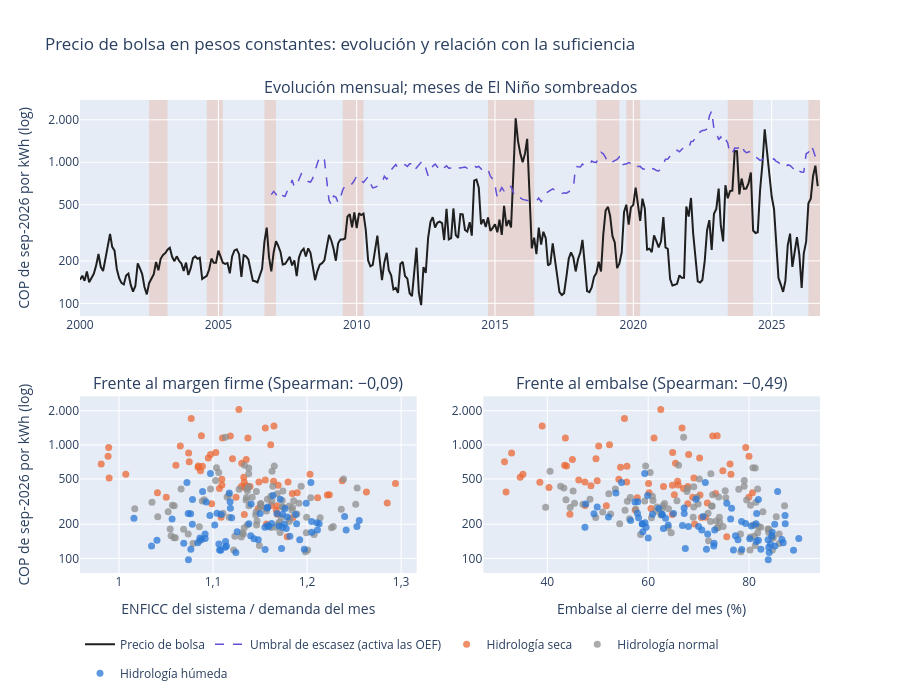

Source (notebook cell):
### Markdown cell above
**Lectura.** De los 322 meses con precio, 321 tienen IPC: el de octubre de 2026 todavía no estaba publicado, y la unión lo deja por fuera sin duplicar ni perder nada más. En pesos de septiembre de 2026, el precio medio de los meses secos (528 COP/kWh) duplica el de los normales (264) y es 2,6 veces el de los húmedos (207). Con el ONI pasa algo parecido: 485 en El Niño frente a 226 en La Niña. El precio superó el umbral de escasez, el que activa las OEF, en 10 meses: 8 secos y 2 normales, y 8 de ellos en El Niño. Es asociación, no causalidad: la hidrología mueve a la vez los aportes, el embalse y el precio.

Los profesores recomendaron analizar el precio con gráficos de su evolución y de su relación con indicadores de suficiencia. La figura lo hace con dos: el margen de energía firme, que es la ENFICC del sistema sobre la demanda del mes, y el embalse al cierre del mes.

### Code cell
# Dos indicadores de suficiencia de cada mes: el margen de energía firme (ENFICC sobre demanda, por día) y el embalse
indicadores = sistema[sistema["enficc_sistema_gwh"].notna()]
indicadores = pd.DataFrame({
    "mes": indicadores["mes"],
    "margen": (indicadores["enficc_sistema_gwh"] / indicadores["dias_enficc"])
              / (indicadores["demanda_sin_gwh"] / indicadores["dias_con_datos"]),
    "embalse_pct": 100 * indicadores["volumen_util_fin_mes_gwh"] / indicadores["capacidad_util_fin_mes_gwh"]})
relacion = precios.merge(indicadores, on="mes", how="inner", validate="one_to_one")
rho = relacion[["precio_real", "margen", "embalse_pct"]].corr(method="spearman")["precio_real"]
print(f"Meses con precio y ENFICC: {len(relacion)}, de {relacion['mes'].min():%Y-%m} a {relacion['mes'].max():%Y-%m}")

fig = make_subplots(rows=2, cols=2, specs=[[{"colspan": 2}, None], [{}, {}]], row_heights=[0.55, 0.45],
                    vertical_spacing=0.17, horizontal_spacing=0.09,
                    subplot_titles=("Evolución mensual; meses de El Niño sombreados",
                                    f"Frente al margen firme (Spearman: {es(rho['margen'], 2)})".replace("-", "−"),
                                    f"Frente al embalse (Spearman: {es(rho['embalse_pct'], 2)})".replace("-", "−")))
fig.add_trace(go.Scatter(x=precios["mes"], y=precios["precio_real"], name="Precio de bolsa",
                         line=dict(color="#1f1f1f", width=2)), row=1, col=1)
fig.add_trace(go.Scatter(x=precios["mes"], y=precios["umbral_escasez_real"], name="Umbral de escasez (activa las OEF)",
                         line=dict(color="#6250d6", width=1.5, dash="dash")), row=1, col=1)
tramo = (precios["fase"] != precios["fase"].shift()).cumsum()   # un número por cada racha de meses con la misma fase
for _, nino in precios[precios["fase"] == "El Niño"].groupby(tramo):
    fig.add_vrect(x0=nino["mes"].min(), x1=nino["mes"].max() + pd.offsets.MonthBegin(1), fillcolor="#eb6834", opacity=0.18,
                  line_width=0, layer="below", row=1, col=1)
for condicion, tono in {"Seca": "#eb6834", "Normal": "#8f8f8f", "Húmeda": "#2a78d6"}.items():
    puntos = relacion[relacion["condicion"] == condicion]
    for columna, variable in [(1, "margen"), (2, "embalse_pct")]:
        fig.add_trace(go.Scatter(x=puntos[variable], y=puntos["precio_real"], mode="markers", name=f"Hidrología {condicion.lower()}",
                                 legendgroup=condicion, showlegend=columna == 1, text=puntos["mes"].dt.strftime("%Y-%m"),
                                 marker=dict(color=tono, size=7, opacity=0.75)), row=2, col=columna)
fig.update_yaxes(type="log", tickvals=[100, 200, 500, 1000, 2000], tickformat=",.0f", title_text="COP de sep-2026 por kWh (log)")
fig.update_yaxes(title_text=None, row=2, col=2)
fig.update_xaxes(title_text="ENFICC del sistema / demanda del mes", row=2, col=1)
fig.update_xaxes(title_text="Embalse al cierre del mes (%)", row=2, col=2)
fig.update_layout(title="Precio de bolsa en pesos constantes: evolución y relación con la suficiencia",
                  height=700, separators=",.", legend=dict(orientation="h", yanchor="top", y=-0.12, x=0, title=None))
fig.show()

### Figure 1 — Plotly figure (JSON) as saved in the notebook; plotly's stock layout.template omitted (floating-point values rounded to 4 significant figures; data arrays with more than 128 entries replaced by an {"elided": "..."} marker saying what was removed)
{"data": [{"line": {"color": "#1f1f1f", "width": 2}, "name": "Precio de bolsa", "type": "scatter", "x": {"elided": "321 str values"}, "xaxis": "x", "y": {"elided": "321 float values"}, "yaxis": "y"}, {"line": {"color": "#6250d6", "dash": "dash", "width": 1.5}, "name": "Umbral de escasez (activa las OEF)", "type": "scatter", "x": {"elided": "321 str values"}, "xaxis": "x", "y": {"elided": "321 float values"}, "yaxis": "y"}, {"legendgroup": "Seca", "marker": {"color": "#eb6834", "opacity": 0.75, "size": 7}, "mode": "markers", "name": "Hidrología seca", "showlegend": true, "text": ["2007-02", "2007-07", "2009-05", "2009-09", "2009-10", "2009-11", "2009-12", "2010-01", "2010-02", "2010-03", "2012-09", "2012-11", "2012-12", "2013-01", "2013-04", "2013-06", "2013-07", "2013-10", "2014-04", "2014-05", "2015-01", "2015-05", "2015-09", "2015-10", "2015-11", "2015-12", "2016-01", "2016-02", "2016-03", "2016-05", "2016-06", "2017-08", "2017-10", "2018-12", "2019-01", "2019-02", "2019-08", "2019-09", "2019-11", "2019-12", "2020-01", "2020-02", "2020-03", "2020-04", "2020-05", "2020-06", "2020-08", "2020-10", "2023-05", "2023-09", "2023-10", "2023-11", "2023-12", "2024-01", "2024-02", "2024-03", "2024-04", "2024-08", "2024-09", "2024-10", "2024-12", "2026-05", "2026-06", "2026-07", "2026-08", "2026-09"], "type": "scatter", "x": [1.148, 1.157, 1.167, 1.107, 1.13, 1.124, 1.169, 1.211, 1.136, 1.134, 1.041, 1.05, 1.184, 1.19, 1.133, 1.168, 1.149, 1.139, 1.135, 1.121, 1.224, 1.156, 1.103, 1.127, 1.156, 1.137, 1.161, 1.11, 1.165, 1.168, 1.162, 1.179, 1.185, 1.285, 1.294, 1.237, 1.109, 1.109, 1.221, 1.164, 1.109, 1.06, 1.133, 1.263, 1.203, 1.18, 1.133, 1.099, 1.131, 1.088, 1.118, 1.087, 1.095, 1.089, 1.084, 1.075, 1.074, 1.084, 1.065, 1.077, 1.097, 0.9895, 1.007, 0.9884, 0.989, 0.981], "xaxis": "x2", "y": [275.5, 201.2, 266.3, 412.2, 429.5, 345.2, 441.1, 341.9, 435.7, 422.1, 378.7, 344.8, 372.0, 379.4, 468.4, 290.2, 470.5, 429.1, 741.6, 754.3, 363.9, 490.3, 855.1, 2048.0, 1411.0, 1152.0, 1000.0, 1151.0, 1466.0, 245.3, 292.2, 154.7, 229.5, 308.1, 456.8, 482.9, 230.1, 444.0, 362.1, 478.5, 499.0, 660.5, 517.9, 384.1, 551.6, 470.2, 243.8, 303.4, 687.7, 1201.0, 1198.0, 592.5, 767.1, 647.2, 651.7, 708.7, 846.9, 635.9, 976.7, 1712.0, 823.5, 511.6, 551.3, 795.8, 947.0, 677.0], "yaxis": "y2"}, {"legendgroup": "Seca", "marker": {"color": "#eb6834", "opacity": 0.75, "size": 7}, "mode": "markers", "name": "Hidrología seca", "showlegend": false, "text": ["2007-02", "2007-07", "2009-05", "2009-09", "2009-10", "2009-11", "2009-12", "2010-01", "2010-02", "2010-03", "2012-09", "2012-11", "2012-12", "2013-01", "2013-04", "2013-06", "2013-07", "2013-10", "2014-04", "2014-05", "2015-01", "2015-05", "2015-09", "2015-10", "2015-11", "2015-12", "2016-01", "2016-02", "2016-03", "2016-05", "2016-06", "2017-08", "2017-10", "2018-12", "2019-01", "2019-02", "2019-08", "2019-09", "2019-11", "2019-12", "2020-01", "2020-02", "2020-03", "2020-04", "2020-05", "2020-06", "2020-08", "2020-10", "2023-05", "2023-09", "2023-10", "2023-11", "2023-12", "2024-01", "2024-02", "2024-03", "2024-04", "2024-08", "2024-09", "2024-10", "2024-12", "2026-05", "2026-06", "2026-07", "2026-08", "2026-09"], "type": "scatter", "x": [60.55, 69.2, 57.42, 67.01, 67.87, 68.83, 64.82, 57.84, 48.65, 40.33, 80.68, 79.97, 73.38, 60.18, 38.52, 51.7, 55.73, 63.05, 44.97, 49.65, 65.19, 46.24, 64.85, 62.5, 66.72, 61.17, 52.33, 43.58, 38.98, 44.48, 47.49, 75.58, 70.56, 71.73, 60.08, 49.88, 71.4, 65.96, 70.28, 65.83, 54.18, 43.43, 34.62, 31.81, 35.16, 47.46, 64.78, 67.85, 65.43, 73.68, 72.79, 74.81, 70.2, 55.79, 43.8, 31.51, 32.91, 54.52, 50.19, 55.29, 68.02, 69.07, 76.42, 79.99, 79.36, 76.24], "xaxis": "x3", "y": [275.5, 201.2, 266.3, 412.2, 429.5, 345.2, 441.1, 341.9, 435.7, 422.1, 378.7, 344.8, 372.0, 379.4, 468.4, 290.2, 470.5, 429.1, 741.6, 754.3, 363.9, 490.3, 855.1, 2048.0, 1411.0, 1152.0, 1000.0, 1151.0, 1466.0, 245.3, 292.2, 154.7, 229.5, 308.1, 456.8, 482.9, 230.1, 444.0, 362.1, 478.5, 499.0, 660.5, 517.9, 384.1, 551.6, 470.2, 243.8, 303.4, 687.7, 1201.0, 1198.0, 592.5, 767.1, 647.2, 651.7, 708.7, 846.9, 635.9, 976.7, 1712.0, 823.5, 511.6, 551.3, 795.8, 947.0, 677.0], "yaxis": "y3"}, {"legendgroup": "Normal", "marker": {"color": "#8f8f8f", "opacity": 0.75, "size": 7}, "mode": "markers", "name": "Hidrología normal", "showlegend": true, "text": ["2006-12", "2007-01", "2007-03", "2007-08", "2007-09", "2007-11", "2008-04", "2008-05", "2008-09", "2009-06", "2009-07", "2009-08", "2010-04", "2010-05", "2010-06", "2010-08", "2010-10", "2011-07", "2011-08", "2011-09", "2012-06", "2012-07", "2012-08", "2012-10", "2013-02", "2013-03", "2013-08", "2013-09", "2013-11", "2014-01", "2014-06", "2014-07", "2014-08", "2014-09", "2014-10", "2014-11", "2014-12", "2015-02", "2015-03", "2015-04", "2015-06", "2015-07", "2015-08", "2016-04", "2016-07", "2016-08", "2016-09", "2016-10", "2016-11", "2016-12", "2017-02", "2017-04", "2017-06", "2017-07", "2017-09", "2017-11", "2017-12", "2018-02", "2018-03", "2018-07", "2018-08", "2018-09", "2018-10", "2018-11", "2019-03", "2019-04", "2019-05", "2019-07", "2019-10", "2020-07", "2020-09", "2020-12", "2021-01", "2021-02", "2021-07", "2021-09", "2021-10", "2021-11", "2021-12", "2022-01", "2022-05", "2022-12", "2023-02", "2023-06", "2023-07", "2023-08", "2024-05", "2024-07", "2024-11", "2025-01", "2025-08", "2025-09", "2025-10", "2025-11", "2025-12", "2026-04"], "type": "scatter", "x": [1.171, 1.199, 1.146, 1.147, 1.133, 1.123, 1.189, 1.214, 1.167, 1.174, 1.15, 1.151, 1.164, 1.158, 1.17, 1.162, 1.15, 1.122, 1.085, 1.136, 1.069, 1.074, 1.059, 1.066, 1.168, 1.185, 1.151, 1.138, 1.138, 1.174, 1.133, 1.117, 1.137, 1.115, 1.128, 1.135, 1.204, 1.162, 1.174, 1.191, 1.161, 1.146, 1.142, 1.163, 1.181, 1.136, 1.157, 1.186, 1.181, 1.226, 1.184, 1.207, 1.198, 1.201, 1.17, 1.181, 1.199, 1.173, 1.175, 1.149, 1.13, 1.132, 1.146, 1.131, 1.253, 1.252, 1.236, 1.228, 1.239, 1.145, 1.117, 1.111, 1.156, 1.097, 1.079, 1.055, 1.06, 1.058, 1.103, 1.136, 1.086, 1.194, 1.165, 1.138, 1.138, 1.104, 1.091, 1.089, 1.113, 1.106, 1.052, 1.035, 1.054, 1.041, 1.057, 1.017], "xaxis": "x2", "y": [168.6, 230.5, 256.4, 213.9, 185.7, 156.3, 245.5, 228.1, 188.2, 283.4, 283.3, 288.1, 432.5, 332.1, 201.6, 187.2, 301.8, 118.5, 190.0, 197.0, 181.0, 164.1, 290.5, 408.3, 371.0, 281.0, 304.9, 291.2, 426.9, 323.2, 660.6, 363.8, 393.5, 348.1, 405.8, 326.0, 341.7, 318.8, 391.8, 305.9, 352.2, 388.8, 344.8, 584.2, 223.6, 343.8, 261.2, 321.5, 289.4, 185.8, 266.0, 162.0, 114.6, 118.2, 207.7, 211.3, 168.4, 229.5, 281.5, 129.7, 154.1, 164.2, 197.0, 168.1, 416.5, 299.2, 270.5, 191.3, 500.1, 240.6, 230.8, 249.1, 275.5, 408.1, 135.3, 158.0, 151.8, 151.6, 485.5, 412.1, 143.1, 431.9, 650.3, 556.2, 624.7, 630.0, 328.4, 319.5, 1168.0, 572.1, 257.4, 312.2, 181.3, 232.2, 294.4, 273.8], "yaxis": "y2"}, {"legendgroup": "Normal", "marker": {"color": "#8f8f8f", "opacity": 0.75, "size": 7}, "mode": "markers", "name": "Hidrología normal", "showlegend": false, "text": ["2006-12", "2007-01", "2007-03", "2007-08", "2007-09", "2007-11", "2008-04", "2008-05", "2008-09", "2009-06", "2009-07", "2009-08", "2010-04", "2010-05", "2010-06", "2010-08", "2010-10", "2011-07", "2011-08", "2011-09", "2012-06", "2012-07", "2012-08", "2012-10", "2013-02", "2013-03", "2013-08", "2013-09", "2013-11", "2014-01", "2014-06", "2014-07", "2014-08", "2014-09", "2014-10", "2014-11", "2014-12", "2015-02", "2015-03", "2015-04", "2015-06", "2015-07", "2015-08", "2016-04", "2016-07", "2016-08", "2016-09", "2016-10", "2016-11", "2016-12", "2017-02", "2017-04", "2017-06", "2017-07", "2017-09", "2017-11", "2017-12", "2018-02", "2018-03", "2018-07", "2018-08", "2018-09", "2018-10", "2018-11", "2019-03", "2019-04", "2019-05", "2019-07", "2019-10", "2020-07", "2020-09", "2020-12", "2021-01", "2021-02", "2021-07", "2021-09", "2021-10", "2021-11", "2021-12", "2022-01", "2022-05", "2022-12", "2023-02", "2023-06", "2023-07", "2023-08", "2024-05", "2024-07", "2024-11", "2025-01", "2025-08", "2025-09", "2025-10", "2025-11", "2025-12", "2026-04"], "type": "scatter", "x": [83.9, 74.13, 50.98, 73.48, 73.64, 81.07, 52.56, 60.65, 82.32, 61.72, 69.03, 72.58, 42.63, 48.46, 54.35, 63.97, 69.91, 84.64, 81.88, 80.89, 83.95, 85.98, 87.05, 81.71, 52.2, 44.53, 63.25, 62.95, 69.04, 60.96, 66.03, 72.77, 75.28, 73.97, 77.97, 79.52, 75.39, 55.87, 45.11, 45.4, 60.85, 67.69, 69.72, 40.53, 56.3, 56.46, 61.61, 65.71, 72.69, 73.85, 55.41, 58.49, 78.38, 80.19, 74.18, 72.36, 64.56, 49.6, 39.66, 81.23, 80.27, 78.3, 81.18, 81.72, 43.28, 47.07, 57.54, 74.86, 70.15, 62.53, 68.93, 71.88, 62.78, 53.49, 85.98, 84.57, 84.83, 84.63, 79.05, 67.8, 71.97, 79.04, 59.49, 72.43, 81.23, 80.76, 43.69, 59.33, 67.02, 60.39, 82.75, 81.37, 83.75, 85.4, 80.29, 64.03], "xaxis": "x3", "y": [168.6, 230.5, 256.4, 213.9, 185.7, 156.3, 245.5, 228.1, 188.2, 283.4, 283.3, 288.1, 432.5, 332.1, 201.6, 187.2, 301.8, 118.5, 190.0, 197.0, 181.0, 164.1, 290.5, 408.3, 371.0, 281.0, 304.9, 291.2, 426.9, 323.2, 660.6, 363.8, 393.5, 348.1, 405.8, 326.0, 341.7, 318.8, 391.8, 305.9, 352.2, 388.8, 344.8, 584.2, 223.6, 343.8, 261.2, 321.5, 289.4, 185.8, 266.0, 162.0, 114.6, 118.2, 207.7, 211.3, 168.4, 229.5, 281.5, 129.7, 154.1, 164.2, 197.0, 168.1, 416.5, 299.2, 270.5, 191.3, 500.1, 240.6, 230.8, 249.1, 275.5, 408.1, 135.3, 158.0, 151.8, 151.6, 485.5, 412.1, 143.1, 431.9, 650.3, 556.2, 624.7, 630.0, 328.4, 319.5, 1168.0, 572.1, 257.4, 312.2, 181.3, 232.2, 294.4, 273.8], "yaxis": "y3"}, {"legendgroup": "Húmeda", "marker": {"color": "#2a78d6", "opacity": 0.75, "size": 7}, "mode": "markers", "name": "Hidrología húmeda", "showlegend": true, "text": ["2007-04", "2007-05", "2007-06", "2007-10", "2007-12", "2008-01", "2008-02", "2008-03", "2008-06", "2008-07", "2008-08", "2008-10", "2008-11", "2008-12", "2009-01", "2009-02", "2009-03", "2009-04", "2010-07", "2010-09", "2010-11", "2010-12", "2011-01", "2011-02", "2011-03", "2011-04", "2011-05", "2011-06", "2011-10", "2011-11", "2011-12", "2012-01", "2012-02", "2012-03", "2012-04", "2012-05", "2013-05", "2013-12", "2014-02", "2014-03", "2017-01", "2017-03", "2017-05", "2018-01", "2018-04", "2018-05", "2018-06", "2019-06", "2020-11", "2021-03", "2021-04", "2021-05", "2021-06", "2021-08", "2022-02", "2022-03", "2022-04", "2022-06", "2022-07", "2022-08", "2022-09", "2022-10", "2022-11", "2023-01", "2023-03", "2023-04", "2024-06", "2025-02", "2025-03", "2025-04", "2025-05", "2025-06", "2025-07", "2026-01", "2026-02", "2026-03"], "type": "scatter", "x": [1.179, 1.155, 1.159, 1.138, 1.205, 1.24, 1.188, 1.255, 1.211, 1.192, 1.205, 1.17, 1.189, 1.168, 1.199, 1.158, 1.174, 1.176, 1.178, 1.15, 1.162, 1.148, 1.158, 1.12, 1.126, 1.14, 1.113, 1.114, 1.182, 1.092, 1.108, 1.124, 1.091, 1.074, 1.107, 1.074, 1.158, 1.171, 1.117, 1.14, 1.253, 1.213, 1.197, 1.211, 1.174, 1.173, 1.155, 1.242, 1.118, 1.104, 1.109, 1.144, 1.106, 1.084, 1.097, 1.093, 1.102, 1.113, 1.088, 1.078, 1.078, 1.089, 1.097, 1.204, 1.164, 1.176, 1.118, 1.072, 1.076, 1.086, 1.069, 1.076, 1.04, 1.056, 1.035, 1.016], "xaxis": "x2", "y": [231.5, 188.3, 190.5, 201.9, 211.3, 234.2, 243.6, 215.0, 178.1, 146.0, 170.1, 192.5, 202.1, 248.3, 305.4, 278.0, 244.8, 200.6, 183.1, 248.0, 203.0, 146.2, 194.3, 228.2, 171.7, 157.9, 125.4, 128.4, 156.4, 149.8, 117.9, 112.5, 163.7, 248.0, 118.5, 97.14, 284.2, 331.9, 376.2, 301.6, 190.8, 202.2, 120.0, 205.5, 188.3, 122.0, 119.9, 177.6, 275.7, 249.4, 243.0, 148.7, 133.8, 137.5, 558.3, 314.4, 196.7, 140.5, 146.4, 199.9, 329.6, 388.5, 238.7, 466.9, 358.6, 275.2, 315.2, 466.7, 247.4, 151.3, 135.9, 120.5, 144.1, 221.9, 128.6, 225.9], "yaxis": "y2"}, {"legendgroup": "Húmeda", "marker": {"color": "#2a78d6", "opacity": 0.75, "size": 7}, "mode": "markers", "name": "Hidrología húmeda", "showlegend": false, "text": ["2007-04", "2007-05", "2007-06", "2007-10", "2007-12", "2008-01", "2008-02", "2008-03", "2008-06", "2008-07", "2008-08", "2008-10", "2008-11", "2008-12", "2009-01", "2009-02", "2009-03", "2009-04", "2010-07", "2010-09", "2010-11", "2010-12", "2011-01", "2011-02", "2011-03", "2011-04", "2011-05", "2011-06", "2011-10", "2011-11", "2011-12", "2012-01", "2012-02", "2012-03", "2012-04", "2012-05", "2013-05", "2013-12", "2014-02", "2014-03", "2017-01", "2017-03", "2017-05", "2018-01", "2018-04", "2018-05", "2018-06", "2019-06", "2020-11", "2021-03", "2021-04", "2021-05", "2021-06", "2021-08", "2022-02", "2022-03", "2022-04", "2022-06", "2022-07", "2022-08", "2022-09", "2022-10", "2022-11", "2023-01", "2023-03", "2023-04", "2024-06", "2025-02", "2025-03", "2025-04", "2025-05", "2025-06", "2025-07", "2026-01", "2026-02", "2026-03"], "type": "scatter", "x": [52.12, 59.59, 70.0, 81.39, 78.52, 70.89, 62.72, 56.51, 73.19, 83.78, 84.61, 80.46, 87.18, 81.51, 75.6, 67.13, 60.85, 58.86, 63.02, 67.15, 79.33, 77.81, 66.8, 58.09, 58.95, 77.31, 83.91, 85.14, 84.5, 89.87, 88.82, 84.0, 71.79, 65.03, 76.91, 83.81, 49.89, 69.46, 53.6, 47.62, 67.98, 58.81, 71.55, 59.4, 47.46, 67.37, 78.55, 70.63, 76.55, 57.88, 62.81, 80.14, 84.26, 86.78, 59.31, 57.38, 63.97, 81.45, 86.52, 85.09, 81.86, 85.67, 87.14, 71.33, 59.88, 62.11, 57.94, 54.72, 49.25, 60.01, 73.06, 82.35, 81.86, 76.35, 73.01, 63.44], "xaxis": "x3", "y": [231.5, 188.3, 190.5, 201.9, 211.3, 234.2, 243.6, 215.0, 178.1, 146.0, 170.1, 192.5, 202.1, 248.3, 305.4, 278.0, 244.8, 200.6, 183.1, 248.0, 203.0, 146.2, 194.3, 228.2, 171.7, 157.9, 125.4, 128.4, 156.4, 149.8, 117.9, 112.5, 163.7, 248.0, 118.5, 97.14, 284.2, 331.9, 376.2, 301.6, 190.8, 202.2, 120.0, 205.5, 188.3, 122.0, 119.9, 177.6, 275.7, 249.4, 243.0, 148.7, 133.8, 137.5, 558.3, 314.4, 196.7, 140.5, 146.4, 199.9, 329.6, 388.5, 238.7, 466.9, 358.6, 275.2, 315.2, 466.7, 247.4, 151.3, 135.9, 120.5, 144.1, 221.9, 128.6, 225.9], "yaxis": "y3"}], "layout": {"annotations": [{"font": {"size": 16}, "showarrow": false, "text": "Evolución mensual; meses de El Niño sombreados", "x": 0.5, "xanchor": "center", "xref": "paper", "y": 1.0, "yanchor": "bottom", "yref": "paper"}, {"font": {"size": 16}, "showarrow": false, "text": "Frente al margen firme (Spearman: −0,09)", "x": 0.2275, "xanchor": "center", "xref": "paper", "y": 0.3735, "yanchor": "bottom", "yref": "paper"}, {"font": {"size": 16}, "showarrow": false, "text": "Frente al embalse (Spearman: −0,49)", "x": 0.7725, "xanchor": "center", "xref": "paper", "y": 0.3735, "yanchor": "bottom", "yref": "paper"}], "height": 700, "legend": {"orientation": "h", "title": {}, "x": 0, "y": -0.12, "yanchor": "top"}, "separators": ",.", "shapes": [{"fillcolor": "#eb6834", "layer": "below", "line": {"width": 0}, "opacity": 0.18, "type": "rect", "x0": "2002-07-01T00:00:00", "x1": "2003-03-01T00:00:00", "xref": "x", "y0": 0, "y1": 1, "yref": "y domain"}, {"fillcolor": "#eb6834", "layer": "below", "line": {"width": 0}, "opacity": 0.18, "type": "rect", "x0": "2004-08-01T00:00:00", "x1": "2005-03-01T00:00:00", "xref": "x", "y0": 0, "y1": 1, "yref": "y domain"}, {"fillcolor": "#eb6834", "layer": "below", "line": {"width": 0}, "opacity": 0.18, "type": "rect", "x0": "2006-09-01T00:00:00", "x1": "2007-02-01T00:00:00", "xref": "x", "y0": 0, "y1": 1, "yref": "y domain"}, {"fillcolor": "#eb6834", "layer": "below", "line": {"width": 0}, "opacity": 0.18, "type": "rect", "x0": "2009-07-01T00:00:00", "x1": "2010-04-01T00:00:00", "xref": "x", "y0": 0, "y1": 1, "yref": "y domain"}, {"fillcolor": "#eb6834", "layer": "below", "line": {"width": 0}, "opacity": 0.18, "type": "rect", "x0": "2014-10-01T00:00:00", "x1": "2016-06-01T00:00:00", "xref": "x", "y0": 0, "y1": 1, "yref": "y domain"}, {"fillcolor": "#eb6834", "layer": "below", "line": {"width": 0}, "opacity": 0.18, "type": "rect", "x0": "2018-09-01T00:00:00", "x1": "2019-07-01T00:00:00", "xref": "x", "y0": 0, "y1": 1, "yref": "y domain"}, {"fillcolor": "#eb6834", "layer": "below", "line": {"width": 0}, "opacity": 0.18, "type": "rect", "x0": "2019-10-01T00:00:00", "x1": "2020-04-01T00:00:00", "xref": "x", "y0": 0, "y1": 1, "yref": "y domain"}, {"fillcolor": "#eb6834", "layer": "below", "line": {"width": 0}, "opacity": 0.18, "type": "rect", "x0": "2023-06-01T00:00:00", "x1": "2024-05-01T00:00:00", "xref": "x", "y0": 0, "y1": 1, "yref": "y domain"}, {"fillcolor": "#eb6834", "layer": "below", "line": {"width": 0}, "opacity": 0.18, "type": "rect", "x0": "2026-05-01T00:00:00", "x1": "2026-10-01T00:00:00", "xref": "x", "y0": 0, "y1": 1, "yref": "y domain"}], "title": {"text": "Precio de bolsa en pesos constantes: evolución y relación con la suficiencia"}, "xaxis": {"anchor": "y", "domain": [0.0, 1.0]}, "xaxis2": {"anchor": "y2", "domain": [0.0, 0.455], "title": {"text": "ENFICC del sistema / demanda del mes"}}, "xaxis3": {"anchor": "y3", "domain": [0.545, 1.0], "title": {"text": "Embalse al cierre del mes (%)"}}, "yaxis": {"anchor": "x", "domain": [0.5435, 1.0], "tickformat": ",.0f", "tickvals": [100, 200, 500, 1000, 2000], "title": {"text": "COP de sep-2026 por kWh (log)"}, "type": "log"}, "yaxis2": {"anchor": "x2", "domain": [0.0, 0.3735], "tickformat": ",.0f", "tickvals": [100, 200, 500, 1000, 2000], "title": {"text": "COP de sep-2026 por kWh (log)"}, "type": "log"}, "yaxis3": {"anchor": "x3", "domain": [0.0, 0.3735], "tickformat": ",.0f", "tickvals": [100, 200, 500, 1000, 2000], "title": {}, "type": "log"}}}
